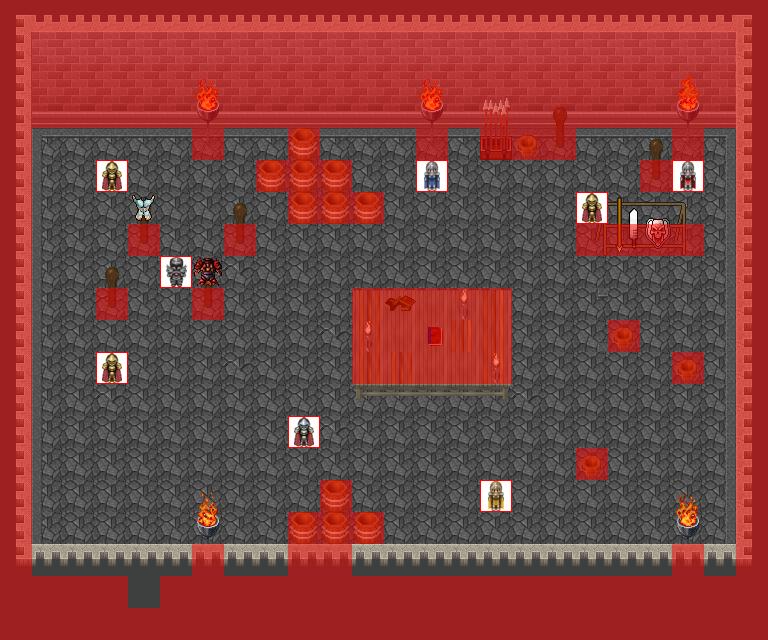

Tiled map render using the project's own tile images. Description and the map definition, with tile-layer contents summarised, below:
An orthogonal 24x20 tile map with 32x32 px tiles, 8 tile layers (0_floor, 1_terrain, 2_object, 3_roof, ...), 20 tilesets.

<map version="1.4" tiledversion="1.4.2" orientation="orthogonal" renderorder="right-down" width="24" height="20" tilewidth="32" tileheight="32" infinite="0" nextlayerid="19" nextobjectid="1">
 <tileset firstgid="1" name="collision" tilewidth="32" tileheight="32" tilecount="1" columns="1">
  <image source="../../tileset/logic/collision.png" width="32" height="32" />
 </tileset>
 <tileset firstgid="2" name="protection" tilewidth="32" tileheight="32" tilecount="2" columns="2">
  <image source="../../tileset/logic/protection.png" width="64" height="32" />
 </tileset>
 <tileset firstgid="4" name="sciany" tilewidth="32" tileheight="32" tilecount="30" columns="5">
  <image source="../../tileset/pol/domki/kosciol_sciany.png" width="160" height="192" />
 </tileset>
 <tileset firstgid="34" name="posadzka" tilewidth="32" tileheight="32" tilecount="15" columns="5">
  <image source="../../tileset/ground/slate_tiles.png" width="160" height="96" />
 </tileset>
 <tileset firstgid="49" name="ogien" tilewidth="32" tileheight="32" tilecount="8" columns="4">
  <image source="../../tileset/pol/oswietlenie/plomien_big.png" width="128" height="64" />
 </tileset>
 <tileset firstgid="57" name="podstawa" tilewidth="32" tileheight="32" tilecount="3" columns="1">
  <image source="../../tileset/furniture/light/iron_lamp.png" width="32" height="96" />
 </tileset>
 <tileset firstgid="60" name="kamienne_schody" tilewidth="32" tileheight="32" tilecount="6" columns="3">
  <image source="../../tileset/pol/domki/schody/kamienne_schody.png" width="96" height="64" />
 </tileset>
 <tileset firstgid="66" name="warownia_wejscie_big" tilewidth="32" tileheight="32" tilecount="6" columns="3">
  <image source="../../tileset/pol/domki/drzwi/warownia_wejscie_big.png" width="96" height="64" />
 </tileset>
 <tileset firstgid="72" name="pol_rycerze" tilewidth="32" tileheight="32" tilecount="9" columns="9">
  <image source="../../tileset/logic/creature/pol_rycerze.png" width="288" height="32" />
 </tileset>
 <tileset firstgid="81" name="stairs" tilewidth="32" tileheight="32" tilecount="12" columns="2">
  <image source="../../tileset/building/stairs/stairs.png" width="64" height="192" />
 </tileset>
 <tileset firstgid="93" name="weapons rack" tilewidth="32" tileheight="32" tilecount="18" columns="9">
  <image source="../../tileset/item/armor/weapons_rack.png" width="288" height="64" />
 </tileset>
 <tileset firstgid="111" name="grey_fancy" tilewidth="32" tileheight="32" tilecount="9" columns="3">
  <image source="../../tileset/furniture/table/grey_fancy.png" width="96" height="96" />
 </tileset>
 <tileset firstgid="120" name="grey_plain" tilewidth="32" tileheight="32" tilecount="9" columns="3">
  <image source="../../tileset/furniture/table/grey_plain.png" width="96" height="96" />
 </tileset>
 <tileset firstgid="129" name="books2" tilewidth="32" tileheight="32" tilecount="4" columns="2">
  <image source="../../tileset/item/documents/books2.png" width="64" height="64" />
 </tileset>
 <tileset firstgid="133" name="light" tilewidth="32" tileheight="32" tilecount="8" columns="2">
  <image source="../../tileset/furniture/light/dark_torch.png" width="64" height="128" />
 </tileset>
 <tileset firstgid="141" name="book" tilewidth="32" tileheight="32" tilecount="4" columns="2">
  <image source="../../tileset/item/documents/book.png" width="64" height="64" />
 </tileset>
 <tileset firstgid="145" name="barrel" tilewidth="32" tileheight="32" tilecount="2" columns="1">
  <image source="../../tileset/item/pot/barrel.png" width="32" height="64" />
 </tileset>
 <tileset firstgid="147" name="stick" tilewidth="32" tileheight="32" tilecount="2" columns="1">
  <image source="../../tileset/furniture/other/stick.png" width="32" height="64" />
 </tileset>
 <tileset firstgid="149" name="weapons" tilewidth="32" tileheight="32" tilecount="2" columns="1">
  <image source="../../tileset/item/weapon/box_of_weapons.png" width="32" height="64" />
 </tileset>
 <tileset firstgid="151" name="armor" tilewidth="32" tileheight="32" tilecount="4" columns="4">
  <image source="../../tileset/item/armor/armor.png" width="128" height="32" />
 </tileset>
 <layer id="11" name="0_floor" width="24" height="20">
  <data>[480 cells, 407 non-empty, 6 distinct tile ids]</data>
 </layer>
 <layer id="12" name="1_terrain" width="24" height="20">
  <data>[480 cells, 280 non-empty, 33 distinct tile ids]</data>
 </layer>
 <layer id="13" name="2_object" width="24" height="20">
  <data>[480 cells, 38 non-empty, 16 distinct tile ids]</data>
 </layer>
 <layer id="14" name="3_roof" width="24" height="20">
  <data>[480 cells, 67 non-empty, 16 distinct tile ids]</data>
 </layer>
 <layer id="15" name="4_roof_add" width="24" height="20">
  <data>[480 cells, 6 non-empty, 6 distinct tile ids]</data>
 </layer>
 <layer id="16" name="objects" width="24" height="20">
  <data>[480 cells, 8 non-empty, 6 distinct tile ids]</data>
 </layer>
 <layer id="17" name="collision" width="24" height="20" opacity="0.5">
  <data>[480 cells, 219 non-empty, 1 distinct tile ids]</data>
 </layer>
 <layer id="18" name="protection" width="24" height="20">
  <data>[480 cells, 0 non-empty, 0 distinct tile ids]</data>
 </layer>
</map>
